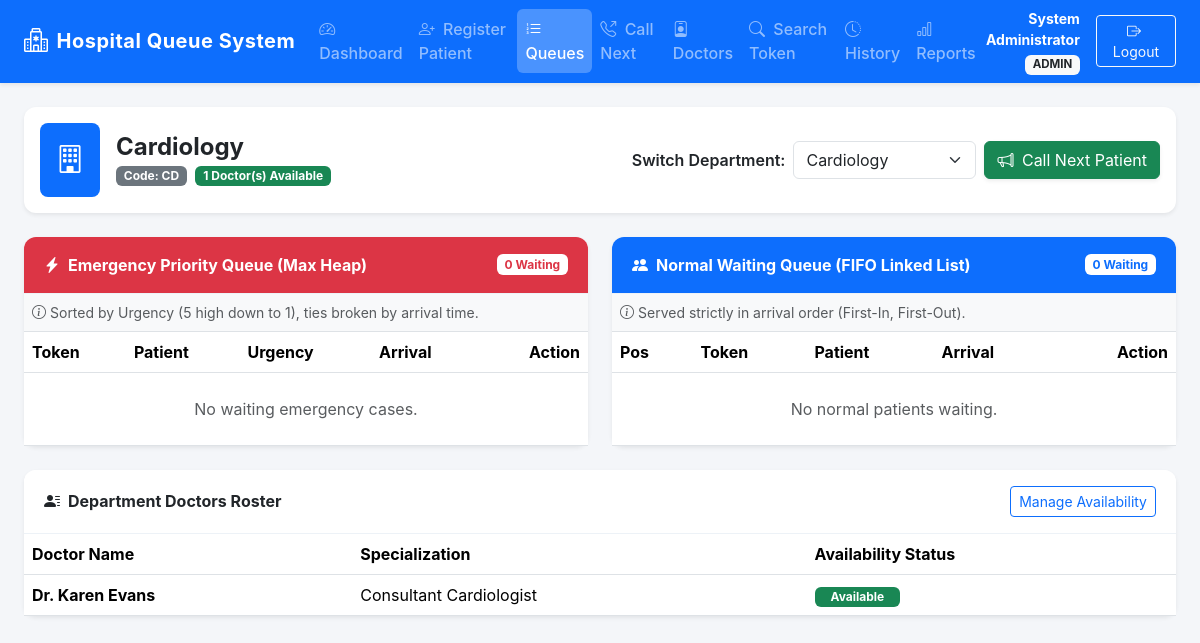
The app's page /modules/queue.php (signed in) with its own data.
### tables this page shows
CREATE TABLE IF NOT EXISTS `departments` (
    `department_id` INT AUTO_INCREMENT PRIMARY KEY,
    `department_name` VARCHAR(100) NOT NULL UNIQUE,
    `department_code` VARCHAR(10) NOT NULL UNIQUE,
    `description` VARCHAR(255) NULL,
    `created_at` DATETIME NOT NULL DEFAULT CURRENT_TIMESTAMP
);

CREATE TABLE IF NOT EXISTS `doctors` (
    `doctor_id` INT AUTO_INCREMENT PRIMARY KEY,
    `name` VARCHAR(120) NOT NULL,
    `department_id` INT NOT NULL,
    `specialization` VARCHAR(120) NULL,
    `availability` ENUM('Available', 'Busy', 'Off Duty') NOT NULL DEFAULT 'Available',
    `created_at` DATETIME NOT NULL DEFAULT CURRENT_TIMESTAMP,
    CONSTRAINT `fk_doctor_department` FOREIGN KEY (`department_id`) 
        REFERENCES `departments`(`department_id`) 
        ON DELETE RESTRICT ON UPDATE CASCADE
);

### modules/queue.php (the view, shortened to what the rows shown need)
<?php
$pdo = getDBConnection();
$deptStmt = $pdo->query("SELECT department_id, department_name, department_code FROM departments ORDER BY department_name ASC");
$departments = $deptStmt->fetchAll();
$selectedDeptId = filter_var($_GET['dept'] ?? ($departments[0]['department_id'] ?? 1), FILTER_VALIDATE_INT);
$deptInfoStmt = $pdo->prepare("SELECT department_id, department_name, department_code FROM departments WHERE department_id = :id");
$deptInfoStmt->execute([':id' => $selectedDeptId]);
$currentDept = $deptInfoStmt->fetch();
$docStmt = $pdo->prepare("
    SELECT doctor_id, name, specialization, availability
    FROM doctors
    WHERE department_id = :dept_id
    ORDER BY availability ASC, name ASC
");
$docStmt->execute([':dept_id' => $selectedDeptId]);
$doctors = $docStmt->fetchAll();
$availableDoctorCount = 0;
foreach ($doctors as $doc) {
    if ($doc['availability'] === 'Available') $availableDoctorCount++;
}
?>
<!DOCTYPE html>
<html lang="en">
<head>
    <link href="https://cdn.jsdelivr.net/npm/bootstrap@5.3.2/dist/css/bootstrap.min.css" rel="stylesheet">
    <link href="https://cdn.jsdelivr.net/npm/bootstrap-icons@1.11.2/font/bootstrap-icons.min.css" rel="stylesheet">
    <link rel="stylesheet" href="../assets/css/style.css">
</head>
<body>
    <main class="container-fluid px-4 py-4">
        <div class="card shadow-sm mb-4">
            <div class="card-body d-flex flex-wrap justify-content-between align-items-center gap-3">
                <div class="d-flex align-items-center gap-3">
                    <div>
                        <h4 class="fw-bold mb-0"><?= htmlspecialchars($currentDept['department_name'] ?? 'Department', ENT_QUOTES, 'UTF-8') ?></h4>
                        <span class="badge bg-secondary">Code: <?= htmlspecialchars($currentDept['department_code'] ?? '', ENT_QUOTES, 'UTF-8') ?></span>
                        <span class="badge bg-success ms-1"><?= (int)$availableDoctorCount ?> Doctor(s) Available</span>
                    </div>
                </div>
            </div>
        </div>
        <div class="row g-4">
            <div class="col-lg-6">
                <div class="card shadow-sm border-danger h-100">
                    <div class="card-body p-0">
                        <div class="table-responsive">
                            <table class="table table-hover align-middle mb-0">
                                <thead>
                                    <tr>
                                        <th>Token</th>
                                        <th>Patient</th>
                                        <th>Urgency</th>
                                        <th>Arrival</th>
                                        <th class="text-end">Action</th>
                                    </tr>
                                </thead>
                            </table>
                        </div>
                    </div>
                </div>
            </div>
            <div class="col-lg-6">
                <div class="card shadow-sm border-primary h-100">
                    <div class="card-body p-0">
                        <div class="table-responsive">
                            <table class="table table-hover align-middle mb-0">
                                <thead>
                                    <tr>
                                        <th>Pos</th>
                                        <th>Token</th>
                                        <th>Patient</th>
                                        <th>Arrival</th>
                                        <th class="text-end">Action</th>
                                    </tr>
                                </thead>
                            </table>
                        </div>
                    </div>
                </div>
            </div>
        </div>
        <div class="card shadow-sm mt-4">
            <div class="card-body p-0">
                <div class="table-responsive">
                    <table class="table table-hover align-middle mb-0">
                        <thead>
                            <tr>
                                <th>Doctor Name</th>
                                <th>Specialization</th>
                                <th>Availability Status</th>
                            </tr>
                        </thead>
                        <tbody>
                            <?php if (empty($doctors)): ?>
                                <tr><td colspan="3" class="text-center py-3 text-muted">No doctors registered in this department.</td></tr>
                            <?php else: ?>
                                <?php foreach ($doctors as $doc): ?>
                                    <tr>
                                        <td class="fw-bold"><?= htmlspecialchars($doc['name'], ENT_QUOTES, 'UTF-8') ?></td>
                                        <td><?= htmlspecialchars($doc['specialization'] ?? 'General', ENT_QUOTES, 'UTF-8') ?></td>
                                        <td>
                                            <?php
                                                $availClass = match($doc['availability']) {
                                                    'Available' => 'badge-avail-available',
                                                    'Busy' => 'badge-avail-busy',
                                                    'Off Duty' => 'badge-avail-offduty',
                                                    default => 'bg-secondary'
                                                };
                                            ?>
                                            <span class="badge <?= $availClass ?> px-3 py-1"><?= htmlspecialchars($doc['availability'], ENT_QUOTES, 'UTF-8') ?></span>
                                        </td>
                                    </tr>
                                <?php endforeach; ?>
                            <?php endif; ?>
                        </tbody>
                    </table>
                </div>
            </div>
        </div>
    </main>
</body>
</html>

### records on screen
departments: department_name "Cardiology", department_code "CD"
doctors: name "Dr. Karen Evans", specialization "Consultant Cardiologist", availability "Available"

### other values on screen
$userName "System Administrator"
$userRole "ADMIN"
$availableDoctorCount "1"
$priorityQueue->getSize() "0"
$normalQueue->getSize() "0"
form field value "Cardiology"
